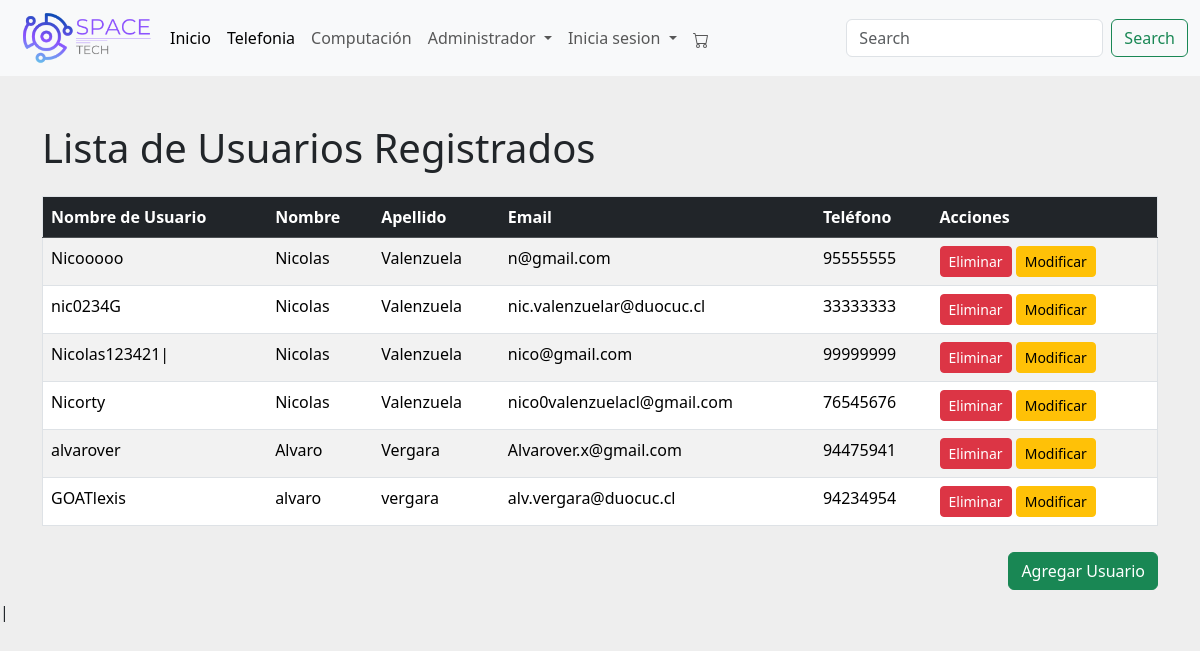
/listaU (signed in), run on the app's committed database.
### menu/models.py (models this page shows, shortened)
class Usuario(models.Model):
    nombre_usuario = models.CharField(max_length=30)
    nombre = models.CharField(max_length=30)
    apellido = models.CharField(max_length=30)
    email = models.EmailField(unique=True)
    tfno = models.CharField(max_length=8, verbose_name="Telefono")
    clave = models.CharField(max_length=30)
    confirmar_clave = models.CharField(max_length=30)
    direccion = models.CharField(max_length=255, verbose_name="Dirección", null=True, blank=True)

### menu/views.py (the view)
# urls.py: path('listaU', views.listaU, name='listaU'),
@login_required
@user_passes_test(lambda u: u.groups.filter(name='Administradores').exists())
def listaU(request):
    usuarios = Usuario.objects.all()  # Recupera todos los usuarios
    return render(request, 'listaU.html', {'usuarios': usuarios})

### menu/context_processors.py (called while the page is built)
def carrito_items_count(request):
    if request.user.is_authenticated:
        try:
            carrito = Carrito.objects.get(usuario=request.user)
            count = CarritoItem.objects.filter(carrito=carrito).count()
        except Carrito.DoesNotExist:
            count = 0
    else:
        count = 0
    return {
        'carrito_items_count': count
    }

### menu/templates/listaU.html (shortened to what this page needs)
<!DOCTYPE html>
<html lang="en">
<head>
    {% load static %}
    <link href="https://cdn.jsdelivr.net/npm/bootstrap@5.3.0/dist/css/bootstrap.min.css" rel="stylesheet">
    <link rel="stylesheet" href="{% static 'css/listaP.css' %}">
</head>
<body>
    {% include "plantilla/menu.html" %}
    <div class="container mt-5">
        <h1 class="mb-4">Lista de Usuarios Registrados</h1>
        <div class="table-responsive">
            <table class="table table-striped table-hover">
                <thead class="table-dark">
                    <tr>
                        <th>Nombre de Usuario</th>
                        <th>Nombre</th>
                        <th>Apellido</th>
                        <th>Email</th>
                        <th>Teléfono</th>
                        <th>Acciones</th>
                    </tr>
                </thead>
                <tbody>
                    {% for usuario in usuarios %}
                    <tr>
                        <td>{{ usuario.nombre_usuario }}</td>
                        <td>{{ usuario.nombre }}</td>
                        <td>{{ usuario.apellido }}</td>
                        <td>{{ usuario.email }}</td>
                        <td>{{ usuario.tfno }}</td>
                        <td>
                            <form action="{% url 'eliminar_usuario' usuario.id %}" method="post" style="display:inline;">
                                <button type="submit" class="btn btn-danger btn-sm">Eliminar</button>
                            </form>
                            <a href="{% url 'editar_usuario' usuario.id %}" class="btn btn-warning btn-sm">Modificar</a>
                        </td>
                    </tr>
                    {% endfor %}
                </tbody>
            </table>
            <div>
                <a class="align-right" href="{% url 'formulario' %}">
                    <button class="btn btn-success"  >Agregar Usuario</button>
                    </a>
                </div>
        </div>
    </div>
   |
</body>
</html>

### menu/static/css/listaP.css (style rules this page uses)
.align-right { float: right; margin: 10px 0; }

### menu/templates/listaU.html (style rules this page uses)
table { width: 100%; border-collapse: collapse; }
table, th, td { border: 1px solid black; }
th, td { padding: 10px; text-align: left; }

### data on the page
Usuario: nombre_usuario "Nicooooo", nombre "Nicolas", apellido "Valenzuela", email "n@gmail.com", tfno "95555555"
Usuario: nombre_usuario "nic0234G", nombre "Nicolas", apellido "Valenzuela", email "nic.valenzuelar@duocuc.cl", tfno "33333333"
Usuario: nombre_usuario "Nicolas123421|", nombre "Nicolas", apellido "Valenzuela", email "nico@gmail.com", tfno "99999999"
Usuario: nombre_usuario "Nicorty", nombre "Nicolas", apellido "Valenzuela", email "nico0valenzuelacl@gmail.com", tfno "76545676"
Usuario: nombre_usuario "alvarover", nombre "Alvaro", apellido "Vergara", email "Alvarover.x@gmail.com", tfno "94475941"
Usuario: nombre_usuario "GOATlexis", nombre "alvaro", apellido "vergara", email "alv.vergara@duocuc.cl", tfno "94234954"
